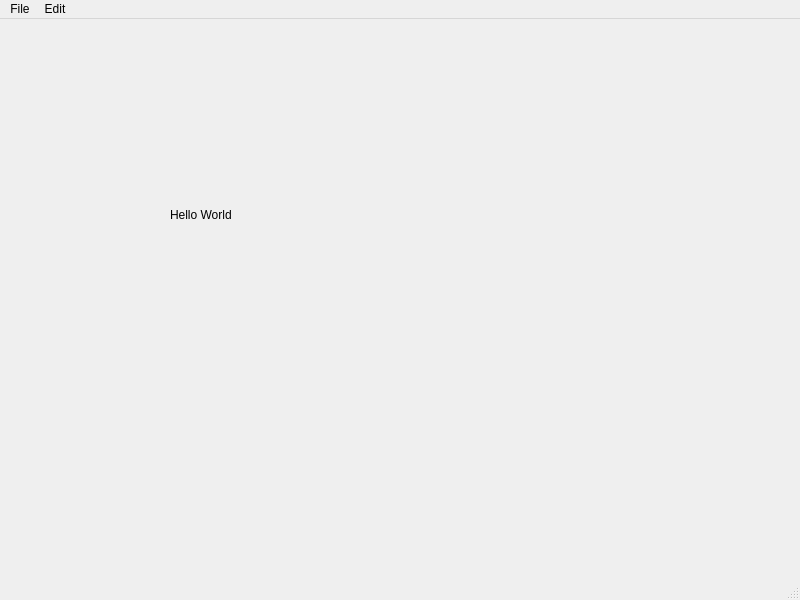
<?xml version="1.0" encoding="UTF-8"?>
<ui version="4.0">
 <class>MainWindow</class>
 <widget class="QMainWindow" name="MainWindow">
  <property name="geometry">
   <rect>
    <x>0</x>
    <y>0</y>
    <width>800</width>
    <height>600</height>
   </rect>
  </property>
  <property name="windowTitle">
   <string>MainWindow</string>
  </property>
  <widget class="QWidget" name="centralwidget">
   <widget class="QLabel" name="label">
    <property name="geometry">
     <rect>
      <x>170</x>
      <y>130</y>
      <width>221</width>
      <height>131</height>
     </rect>
    </property>
    <property name="text">
     <string>Hello World</string>
    </property>
   </widget>
  </widget>
  <widget class="QMenuBar" name="menubar">
   <property name="geometry">
    <rect>
     <x>0</x>
     <y>0</y>
     <width>800</width>
     <height>21</height>
    </rect>
   </property>
   <widget class="QMenu" name="menuFile">
    <property name="title">
     <string>File</string>
    </property>
    <addaction name="actionNew"/>
    <addaction name="actionSave"/>
    <addaction name="actionLoad"/>
   </widget>
   <widget class="QMenu" name="menuEdit">
    <property name="title">
     <string>Edit</string>
    </property>
    <addaction name="actionCopy"/>
    <addaction name="actionPaste"/>
   </widget>
   <addaction name="menuFile"/>
   <addaction name="menuEdit"/>
  </widget>
  <widget class="QStatusBar" name="statusbar"/>
  <action name="actionNew">
   <property name="text">
    <string>New</string>
   </property>
   <property name="statusTip">
    <string>Create New File</string>
   </property>
   <property name="shortcut">
    <string>Ctrl+N</string>
   </property>
  </action>
  <action name="actionSave">
   <property name="text">
    <string>Save</string>
   </property>
   <property name="statusTip">
    <string>Save File</string>
   </property>
   <property name="shortcut">
    <string>Ctrl+S</string>
   </property>
  </action>
  <action name="actionLoad">
   <property name="text">
    <string>Load</string>
   </property>
   <property name="statusTip">
    <string>Load File</string>
   </property>
   <property name="shortcut">
    <string>Ctrl+Shift+L</string>
   </property>
  </action>
  <action name="actionCopy">
   <property name="text">
    <string>Copy</string>
   </property>
   <property name="statusTip">
    <string>Copy File</string>
   </property>
  </action>
  <action name="actionPaste">
   <property name="text">
    <string>Paste</string>
   </property>
  </action>
 </widget>
 <resources/>
 <connections/>
</ui>
